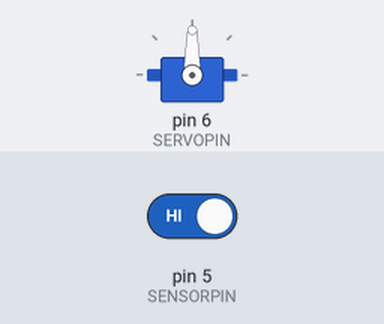
Bench run of a sketch on a simulated Arduino Uno, built with avr-gcc and run on an emulated ATmega328P. On the bench: servo. Inputs (shaded band) come from the test bench; at power-on: pin 5 (SENSORPIN) HIGH. What the sketch prints to the serial monitor is not drawn.

Above: at 2.8 s.
2.9 s: pin 5 (SENSORPIN) driven LOW
At 4.2 s:
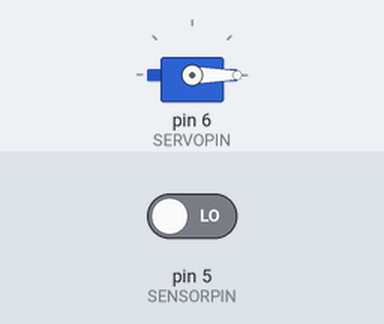
4.5 s: pin 5 (SENSORPIN) driven HIGH
At 5.7 s:
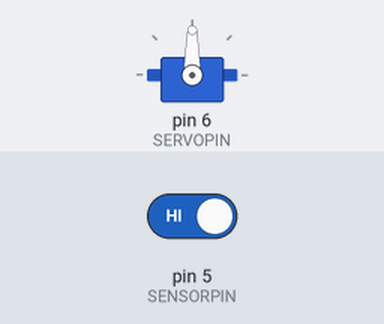
Timing chart, 0 to 7.5 s (numbered marks = the images above; inputs shaded):
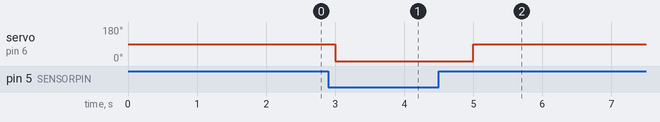

The sketch:

rain_roof.ino
```cpp
#include <Servo.h>
#define SENSORPIN 5
#define SERVOPIN 6


Servo myservo;
int pos = 0;


void setup() {
pinMode(SENSORPIN, INPUT);
myservo.attach(SERVOPIN);

Serial.begin(9600);

}

void loop() {
  if(digitalRead(SENSORPIN) == LOW)
  {
    Serial.println("비온다");
    pos = 0;
    myservo.write(pos);
  }
  else{
    Serial.println("맑음");
    pos = 90;
    myservo.write(pos);
  }
delay(1000);
}
```

Measured:
- after the input at 2.9 s, servo on pin 6 (SERVOPIN): 90° → 0° after 0.10 s
- after the input at 4.5 s, servo on pin 6 (SERVOPIN): 0° → 90° after 0.50 s
